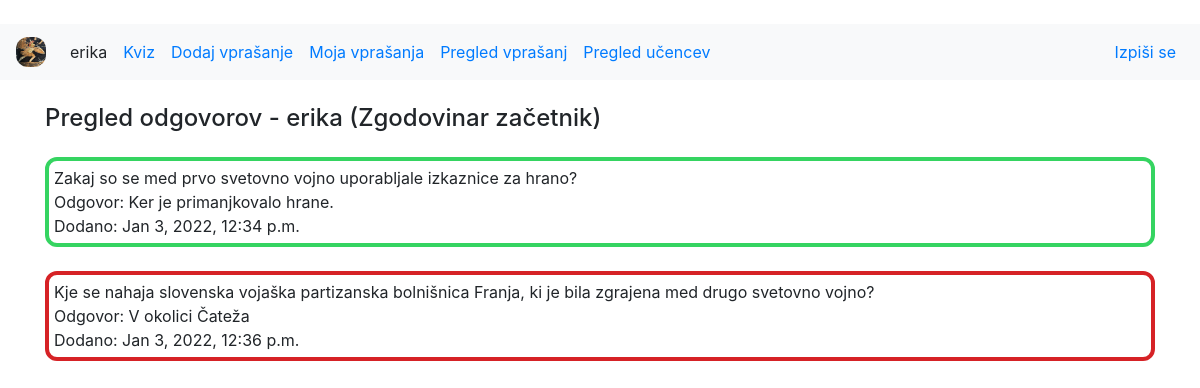
Before: /ucenec/1/odgovori (signed in) with the older database file.
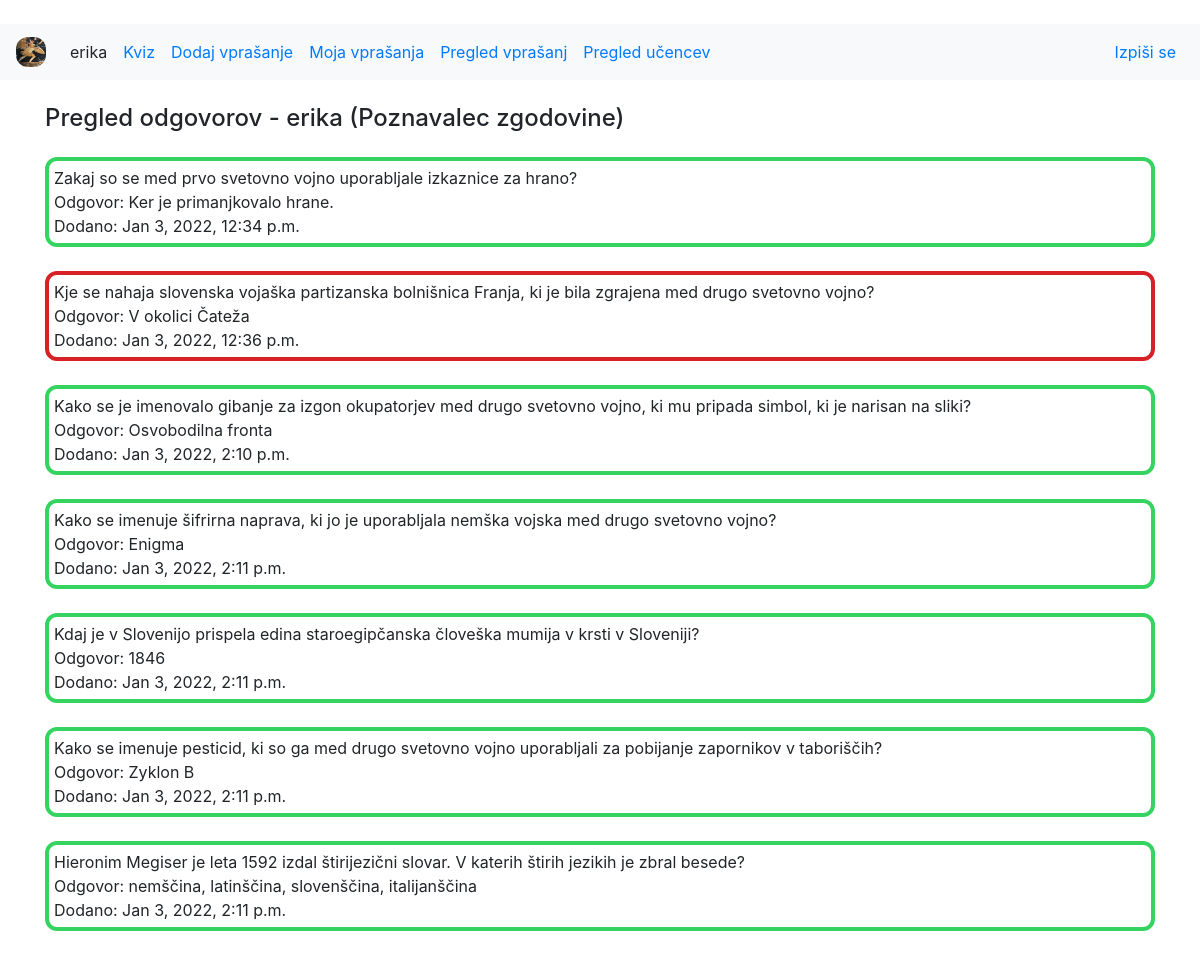
After: the same page with the newer database file.
### zgodovinakviz/models.py (models this page shows, shortened)
class Uporabnik(models.Model):
    user = models.OneToOneField(settings.AUTH_USER_MODEL, on_delete=models.CASCADE)
    level = models.ForeignKey(Level, on_delete=models.SET_NULL, null=True)
    ucitelj = models.BooleanField(default=False)
    locked = models.BooleanField(default=False)

class Level(models.Model):
    ime = models.CharField(max_length=1000)
    vrstni_red = models.IntegerField()

class Odgovor(models.Model):
    author = models.ForeignKey(Uporabnik, on_delete=models.SET_NULL, null=True)
    vprasanje = models.ForeignKey(Vprasanje, on_delete=models.SET_NULL, null=True)
    izbran_odgovor = models.CharField(max_length=1000)
    pravilen = models.BooleanField()
    created_date = models.DateTimeField(default=timezone.now)
    published_date = models.DateTimeField(blank=True, null=True)

class Vprasanje(models.Model):
    author = models.ForeignKey(Uporabnik, on_delete=models.SET_NULL, null=True)
    vprasanje = models.CharField(max_length=1000)
    pravilen_odgovor = models.CharField(max_length=1000)
    napacen_odgovor_1 = models.CharField(max_length=1000)
    napacen_odgovor_2 = models.CharField(max_length=1000)
    namig = models.CharField(max_length=1000)
    slika = models.ForeignKey(Slika, on_delete=models.SET_NULL, null=True)
    slika_name = models.CharField(max_length=1000, default="")
    created_date = models.DateTimeField(default=timezone.now)
    published_date = models.DateTimeField(blank=True, null=True)
    locked = models.BooleanField(default=False)

### zgodovinakviz/views.py (the view)
# urls.py: path('ucenec/<int:pk>/odgovori', views.odgovori_ucenca, name='odgovori_ucenca'),
@login_required
def odgovori_ucenca(request, pk):
    if not Uporabnik.objects.get(user=request.user).ucitelj:
        return redirect("kviz")
    ucenec = get_object_or_404(Uporabnik, pk=pk)
    odgovori = Odgovor.objects.filter(author=ucenec)
    return render(request, 'zgodovinakviz/students_answers.html', {'ucenec': ucenec,
                                                                   'odgovori': odgovori,
                                                                    'title': 'Pregled odgovorov učenca',
                                                                    'uporabnik': Uporabnik.objects.get(user=request.user)})

### zgodovinakviz/templates/zgodovinakviz/students_answers.html
{% extends 'zgodovinakviz/base.html' %}
{% block content %}
<div class="container mt-4">
    <h4 class="mb-4">Pregled odgovorov - {{ucenec.user.username}} ({{ucenec.level.ime}})</h4>
	{% for o in odgovori %}
		<div class="myBorder {% if o.pravilen %} myBorder-green {% else %} myBorder-red {% endif %}">
			{{o.vprasanje.vprasanje}}<br>
			Odgovor: {{o.izbran_odgovor}}<br>
			Dodano: {{o.created_date}}<br>
		</div>
		<br>
	{% endfor %}
</div>
{% endblock %}

Changed rows visible on the page:
changed Uporabnik "erika": level.ime "Zgodovinar začetnik" → "Poznavalec zgodovine"
added Odgovor: vprasanje.vprasanje "Kako se je imenovalo gibanje za izgon okupatorjev med drugo svetovno vojno, ki mu pripada simbol, ki je narisan na sliki?", izbran_odgovor "Osvobodilna fronta", created_date "Jan 3, 2022, 2:10 p.m."
added Odgovor: vprasanje.vprasanje "Kako se imenuje šifrirna naprava, ki jo je uporabljala nemška vojska med drugo svetovno vojno?", izbran_odgovor "Enigma", created_date "Jan 3, 2022, 2:11 p.m."
added Odgovor: vprasanje.vprasanje "Kdaj je v Slovenijo prispela edina staroegipčanska človeška mumija v krsti v Sloveniji?", izbran_odgovor "1846", created_date "Jan 3, 2022, 2:11 p.m."
added Odgovor: vprasanje.vprasanje "Kako se imenuje pesticid, ki so ga med drugo svetovno vojno uporabljali za pobijanje zapornikov v taboriščih?", izbran_odgovor "Zyklon B", created_date "Jan 3, 2022, 2:11 p.m."
added Odgovor: vprasanje.vprasanje "Hieronim Megiser je leta 1592 izdal štirijezični slovar. V katerih štirih jezikih je zbral besede?", izbran_odgovor "nemščina, latinščina, slovenščina, italijanščina", created_date "Jan 3, 2022, 2:11 p.m."
